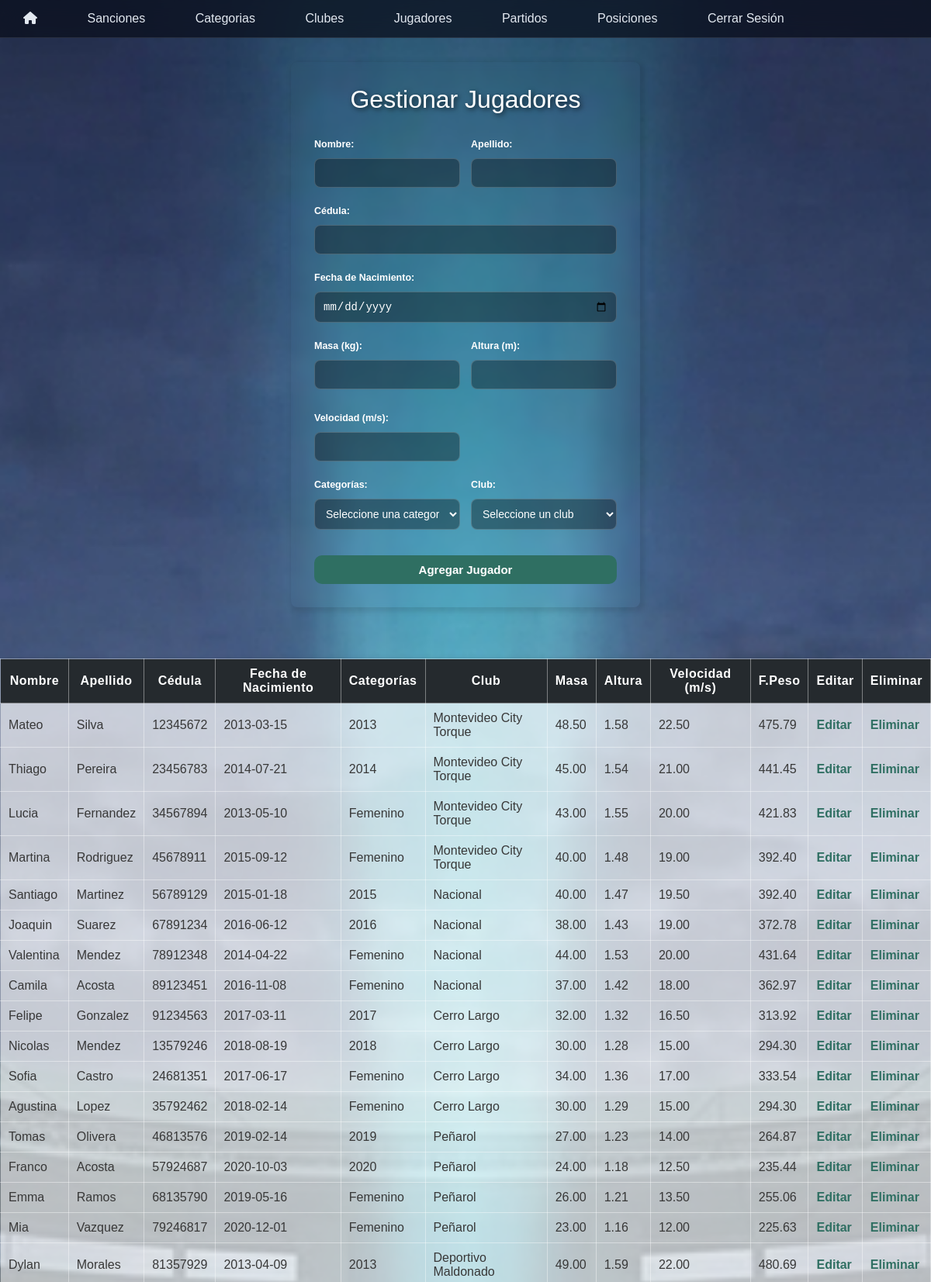
/jugadores/gestionarJugadores.php (signed in, upper part), run on the app's committed database.
### tables this page shows
CREATE TABLE `jugadores` (
  `id` int(11) NOT NULL,
  `nombre` varchar(45) DEFAULT NULL,
  `apellido` varchar(45) DEFAULT NULL,
  `cedula` varchar(45) NOT NULL,
  `fecha_nacimiento` date DEFAULT NULL,
  `id_club` int(11) DEFAULT NULL,
  `id_categoria` varchar(45) DEFAULT NULL,
  `masa` decimal(5,2) DEFAULT NULL,
  `altura` decimal(4,2) DEFAULT NULL,
  `peso` decimal(10,2) DEFAULT NULL,
  `velocidad` decimal(5,2) DEFAULT NULL
);

CREATE TABLE `categorias` (
  `id` int(11) NOT NULL,
  `año` varchar(45) NOT NULL,
  `cantidad_jugadores` int(11) NOT NULL DEFAULT 0
);

CREATE TABLE `club` (
  `id` int(11) NOT NULL,
  `nombre` varchar(100) NOT NULL,
  `logo` varchar(255) DEFAULT NULL,
  `activo` tinyint(1) NOT NULL DEFAULT 1,
  `password` varchar(255) NOT NULL
);

### jugadores/listarJugadores.php (the view, shortened to what this page needs)
<?php
require_once __DIR__ . "/../conexion.php";
$sql = "SELECT jugadores.*, categorias.año, club.nombre AS nombre_club
        FROM jugadores
        LEFT JOIN categorias ON jugadores.id_categoria = categorias.id
        LEFT JOIN club ON jugadores.id_club = club.id";
$resultado = mysqli_query($conn, $sql);
?>
<br><br>
<div class="Tabla">
<table class="tablaJugadores" border="1">
    <tr>
        <th>Nombre</th>
        <th>Apellido</th>
        <th>Cédula</th>
        <th>Fecha de Nacimiento</th>
        <th>Categorías</th>
        <th>Club</th>
        <th>Masa</th>
        <th>Altura</th>
        <th>Velocidad (m/s)</th>
        <th>F.Peso</th>
        <th>Editar</th>
        <th>Eliminar</th>
    </tr>
    <?php
    while ($fila = mysqli_fetch_assoc($resultado)) {
        echo "<tr>";
        echo "<td>" . htmlspecialchars($fila["nombre"]) . "</td>";
        echo "<td>" . htmlspecialchars($fila["apellido"]) . "</td>";
        echo "<td>" . htmlspecialchars($fila["cedula"]) . "</td>";
        echo "<td>" . $fila["fecha_nacimiento"] . "</td>";
        echo "<td>" . ($fila["año"] ? htmlspecialchars($fila["año"]) : "Sin categoría") . "</td>";
        echo "<td>" . ($fila["nombre_club"] ? htmlspecialchars($fila["nombre_club"]) : "Sin club") . "</td>";
        echo "<td>" . $fila["masa"] . "</td>";
        echo "<td>" . $fila["altura"] . "</td>";
        echo "<td>" . $fila["velocidad"] . "</td>";
        echo "<td>" . $fila["peso"] . "</td>";
        echo "<td><a href='editarJugador.php?id=" . $fila["id"] . "'>Editar</a></td>";
        echo "<td><a href='eliminarJugador.php?id=" . $fila["id"] . "' onclick=\"return confirm('¿Eliminar este jugador?')\">Eliminar</a></td>";
        echo "</tr>";
    }
    ?>
</table>
</div>

### jugadores/jugadores.css (style rules this page uses)
* { box-sizing: border-box; }
body { margin:0; font-family:Arial, Helvetica, sans-serif; background-image:url("../imagenes/BG.png"); background-size:cover; background-position:center; background-attachment:fixed; }
.Tabla { display:flex; width:fit-content; margin:30px auto 0; border-radius:8px; box-shadow:3px 3px 6px 3px rgba(0,0,0,0.1); margin-bottom:30px; }
.tablaJugadores { border-collapse:collapse; }
.tablaJugadores th, .tablaJugadores td { border:1px solid rgba(255,255,255,0.4); padding:10px; }
.tablaJugadores th { background:#252A2E; color:white; font-weight:700; letter-spacing:.5px; }
.tablaJugadores td { background:rgba(255,255,255,0.7); color:#383838; }
.tablaJugadores a { text-decoration:none; color:#2F6F62; font-weight:bold; }

### data on the page
jugadores: nombre "Mateo", apellido "Silva", cedula "12345672", fecha_nacimiento "2013-03-15", id_categoria.año "2013", id_club.nombre "Montevideo City Torque", masa "48.50", altura "1.58", velocidad "22.50", peso "475.79"
jugadores: nombre "Thiago", apellido "Pereira", cedula "23456783", fecha_nacimiento "2014-07-21", id_categoria.año "2014", id_club.nombre "Montevideo City Torque", masa "45.00", altura "1.54", velocidad "21.00", peso "441.45"
jugadores: nombre "Lucia", apellido "Fernandez", cedula "34567894", fecha_nacimiento "2013-05-10", id_categoria.año "Femenino", id_club.nombre "Montevideo City Torque", masa "43.00", altura "1.55", velocidad "20.00", peso "421.83"
jugadores: nombre "Martina", apellido "Rodriguez", cedula "45678911", fecha_nacimiento "2015-09-12", id_categoria.año "Femenino", id_club.nombre "Montevideo City Torque", masa "40.00", altura "1.48", velocidad "19.00", peso "392.40"
jugadores: nombre "Santiago", apellido "Martinez", cedula "56789129", fecha_nacimiento "2015-01-18", id_categoria.año "2015", id_club.nombre "Nacional", masa "40.00", altura "1.47", velocidad "19.50", peso "392.40"
jugadores: nombre "Joaquin", apellido "Suarez", cedula "67891234", fecha_nacimiento "2016-06-12", id_categoria.año "2016", id_club.nombre "Nacional", masa "38.00", altura "1.43", velocidad "19.00", peso "372.78"
jugadores: nombre "Valentina", apellido "Mendez", cedula "78912348", fecha_nacimiento "2014-04-22", id_categoria.año "Femenino", id_club.nombre "Nacional", masa "44.00", altura "1.53", velocidad "20.00", peso "431.64"
jugadores: nombre "Camila", apellido "Acosta", cedula "89123451", fecha_nacimiento "2016-11-08", id_categoria.año "Femenino", id_club.nombre "Nacional", masa "37.00", altura "1.42", velocidad "18.00", peso "362.97"
jugadores: nombre "Felipe", apellido "Gonzalez", cedula "91234563", fecha_nacimiento "2017-03-11", id_categoria.año "2017", id_club.nombre "Cerro Largo", masa "32.00", altura "1.32", velocidad "16.50", peso "313.92"
jugadores: nombre "Nicolas", apellido "Mendez", cedula "13579246", fecha_nacimiento "2018-08-19", id_categoria.año "2018", id_club.nombre "Cerro Largo", masa "30.00", altura "1.28", velocidad "15.00", peso "294.30"
jugadores: nombre "Sofia", apellido "Castro", cedula "24681351", fecha_nacimiento "2017-06-17", id_categoria.año "Femenino", id_club.nombre "Cerro Largo", masa "34.00", altura "1.36", velocidad "17.00", peso "333.54"
jugadores: nombre "Agustina", apellido "Lopez", cedula "35792462", fecha_nacimiento "2018-02-14", id_categoria.año "Femenino", id_club.nombre "Cerro Largo", masa "30.00", altura "1.29", velocidad "15.00", peso "294.30"
jugadores: nombre "Tomas", apellido "Olivera", cedula "46813576", fecha_nacimiento "2019-02-14", id_categoria.año "2019", id_club.nombre "Peñarol", masa "27.00", altura "1.23", velocidad "14.00", peso "264.87"
jugadores: nombre "Franco", apellido "Acosta", cedula "57924687", fecha_nacimiento "2020-10-03", id_categoria.año "2020", id_club.nombre "Peñarol", masa "24.00", altura "1.18", velocidad "12.50", peso "235.44"
jugadores: nombre "Emma", apellido "Ramos", cedula "68135790", fecha_nacimiento "2019-05-16", id_categoria.año "Femenino", id_club.nombre "Peñarol", masa "26.00", altura "1.21", velocidad "13.50", peso "255.06"
jugadores: nombre "Mia", apellido "Vazquez", cedula "79246817", fecha_nacimiento "2020-12-01", id_categoria.año "Femenino", id_club.nombre "Peñarol", masa "23.00", altura "1.16", velocidad "12.00", peso "225.63"
jugadores: nombre "Dylan", apellido "Morales", cedula "81357929", fecha_nacimiento "2013-04-09", id_categoria.año "2013", id_club.nombre "Deportivo Maldonado", masa "49.00", altura "1.59", velocidad "22.00", peso "480.69"
